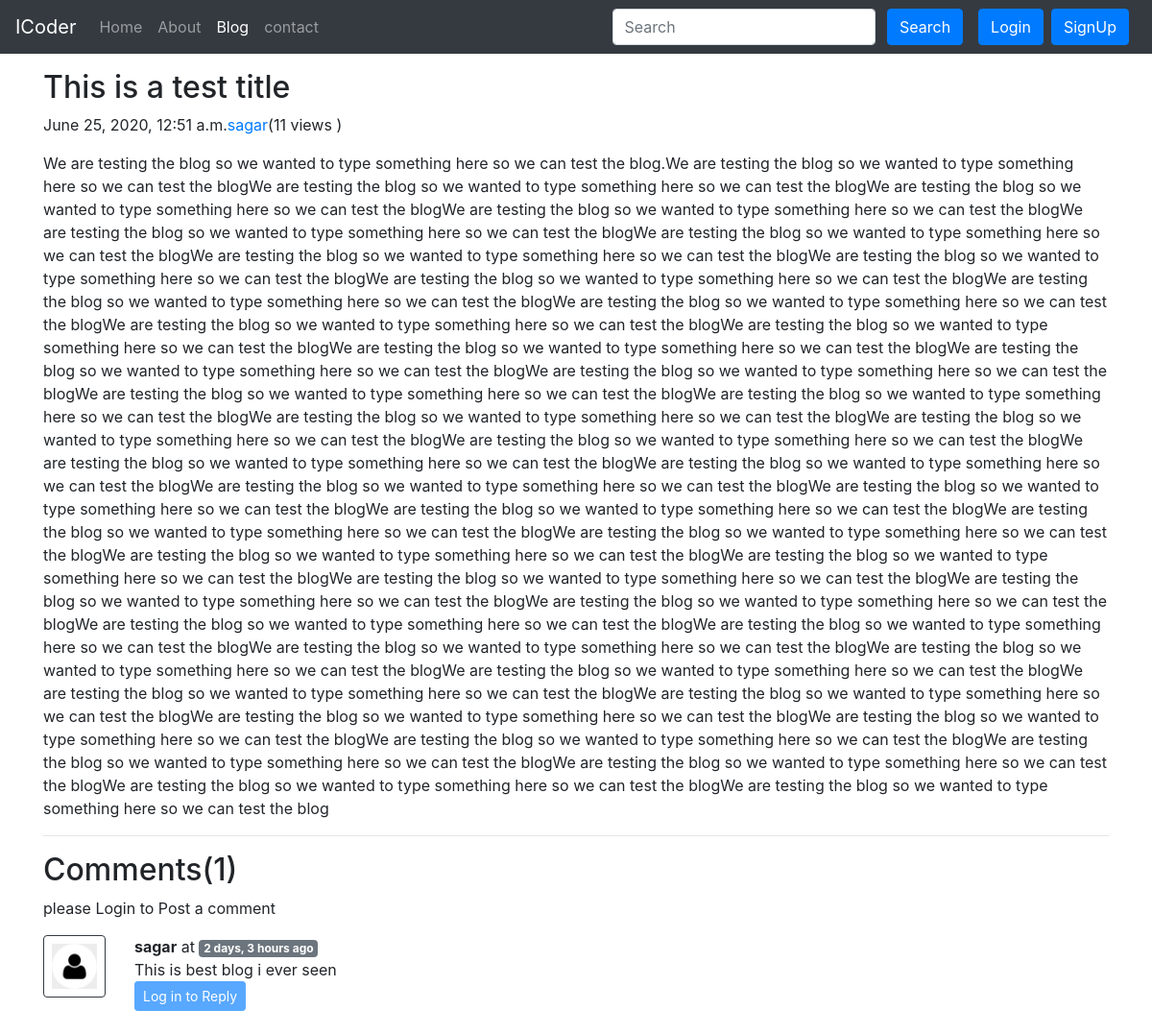
The page /blog/1 on the database its author committed.
### blog/models.py (models this page shows, shortened)
class Post(models.Model):
    sno = models.AutoField(primary_key=True)
    title = models.CharField(max_length=255)
    content = models.TextField()
    author = models.CharField(max_length=13)
    slug = models.CharField(max_length=130)
    views= models.IntegerField(default=0)
    timeStamp = models.DateTimeField(blank=True)

class BlogComment(models.Model):
    sno = models.AutoField(primary_key=True)
    comment = models.TextField()
    user = models.ForeignKey(User,on_delete=models.CASCADE)
    post = models.ForeignKey(Post,on_delete=models.CASCADE)
    parent = models.ForeignKey('self',on_delete=models.CASCADE,null=True)
    timestamp = models.DateTimeField(default=now)

### blog/views.py (the view)
# urls.py: path('<str:slug>',views.blogpost ,name='blogpost'),
def blogpost(request,slug):
    post=Post.objects.filter(slug=slug).first()
    post.views = post.views+1
    post.save()
    comments=BlogComment.objects.filter(post=post,parent=None)
    replies=BlogComment.objects.filter(post=post).exclude(parent=None)
    replyDict = {}
    for reply in replies:
        if reply.parent.sno not in replyDict.keys():
            replyDict[reply.parent.sno]=[reply]
        else:
            replyDict[reply.parent.sno].append(reply)
    print(replyDict)
    context={'post':post,'comments':comments,'user':request.user,'replyDict':replyDict}
    return render(request,'blog/blogPost.html',context)

### blog/templatetags/extras.py (called while the page is built)
@register.filter(name='get_val')
def get_val(dict,key):
    return dict.get(key)

### templates/blog/blogPost.html (shortened to what this page needs)
{% extends 'base.html' %}
{% block blogactive %} active {% endblock blogactive %}
{% block body %}
{% load humanize %}
{% load extras %}
<div class="container my-3">
        <h2 class="blog-post-title">{{post.title}} </h2>
        <p class="blog-post-meta">{{post.timeStamp}}<a href="/about">{{post.author}}</a>(<span>{{post.views}} views </span>)</p>
        <p>{{post.content|safe}}</p>
        <hr>
</div>
<div class="container">
        <h2>Comments({{comments.count}})</h2>
        <div class="my-2">
        {% if user.is_authenticated %}
        <form action="/blog/postComment" method="post">
        {% csrf_token %}
          <div class="form-group">
         <label for="hi">Post Comments</label>
         <input type="text" class="form-control" name="comment" placeholder="Enter comment here">
        </div>
        <input type="hidden" name="postSno" value="{{post.sno}}">
        <input type="hidden"  name="parentSno" value="">
        <input type="submit"  value="submit">
           </form>
        {% else %}
        <p> please Login to Post a comment</p>
        {% endif %}
        </div>
  {% for comment in comments %}
   <div class="row my-3">
      <div class="col-md-1">
      <img class="rounded mx-auto d-block w-100 p-2 border border-dark" src="/static/img/us.jpg" alter="user">
      </div>
      <div class="col-md-11">
      <b>{{comment.user.username}}</b> at <span class="badge badge-secondary">{{comment.timestamp | naturaltime}}</span>
        <div>{{comment.comment}}</div>
        <div class="reply mx-0">
  {% if user.is_authenticated %}
  <button class="btn btn-sm btn-primary" type="button" data-toggle="collapse" data-target="#replyBox{{comment.sno}}" aria-expanded="false" aria-controls="replyBox{{comment.sno}}">
    Reply
  </button>
<div class="collapse" id="replyBox{{comment.sno}}">
  <div class="card card-body">
    <form action="/blog/postComment" method="post">
        {% csrf_token %}
          <div class="form-group">
         <label for="comment">Post a Reply</label>
         <input type="text" class="form-control" name="comment" placeholder="Enter comment here">
         <input type="hidden"  name="parentSno" value="{{comment.sno}}">
        </div>
        <input type="hidden" name="postSno" value="{{post.sno}}">
        <input type="submit"  value="submit">
           </form> </div>
</div>
{% else %}
<button class="btn btn-sm btn-primary" type="button" data-toggle="collapse" data-target="#replyBox{{comment.sno}}" aria-expanded="false" aria-controls="replyBox{{comment.sno}}" disabled>
    Log in to Reply
  </button>
   {% endif %}
        </div>
        </div>
        </div>
        {% endfor %}
</div>
{% endblock body %}

### rows shown on the page
Post: title "This is a test title", timeStamp "June 25, 2020, 12:51 a.m.", author "sagar", views "11", content "We are testing the blog so we wanted to type something here so we can test the blog.We are testing the blog so we wanted to type something here so we can test the blogWe are testing the blog so we wanted to type something here so we can test the blogWe are testing the blog so we wanted to type something here so we can test the blogWe are testing the blog so we wanted to type something here so we can test the blogWe are testing the blog so we wanted to type something here so we can test the blogWe are testing the blog so we wanted to type something here so we can test the blogWe are testing the blog so we wanted to type something here so we can test the blogWe are testing the blog so we…"
BlogComment: user.username "sagar", timestamp "2 days, 3 hours ago", comment "This is best blog i ever seen"

### other values the page prints
{{ comments.count }} "1"
